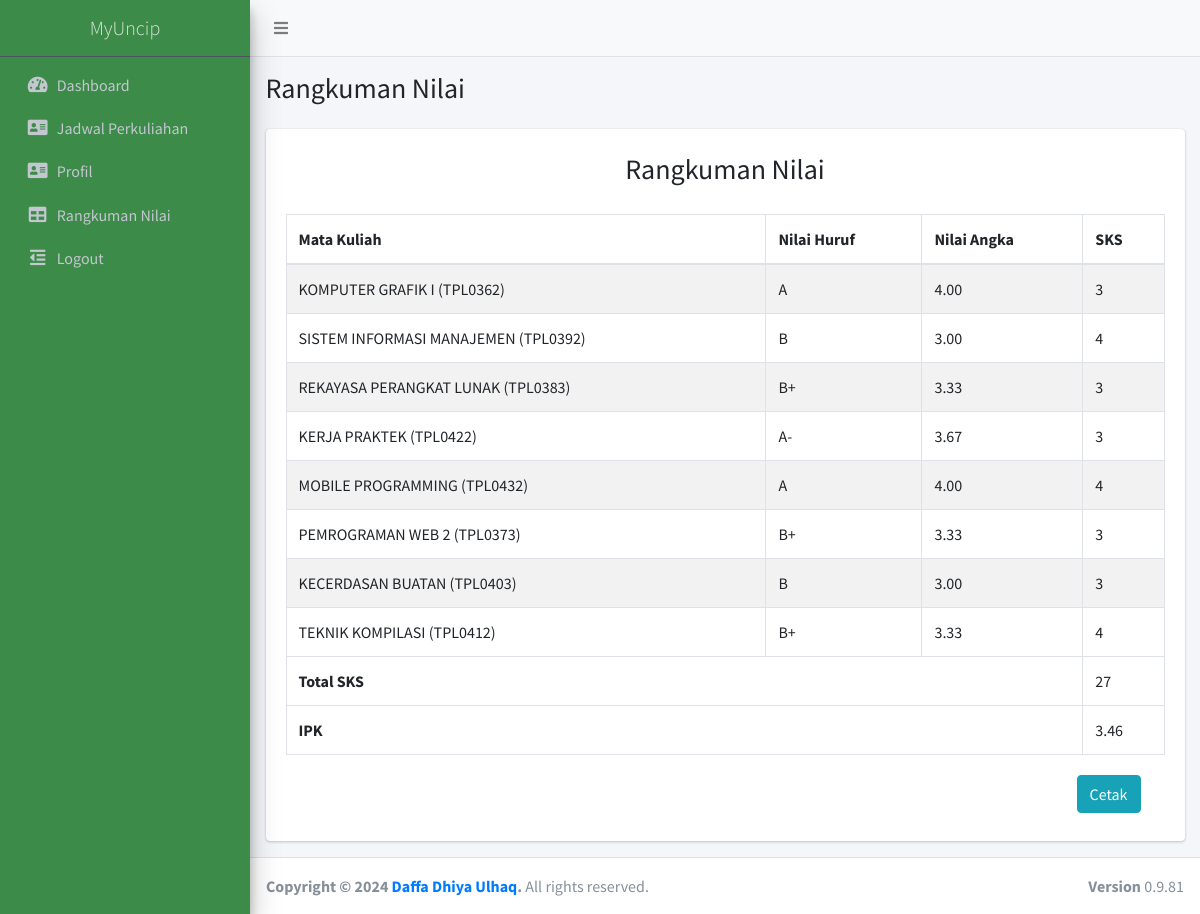
Screenshot of /mahasiswa/nilaiMhs.php (signed in) with the database file from the repository.
### tables this page shows
CREATE TABLE `nilai` (
  `id` int(11) NOT NULL,
  `idMahasiswa` int(11) DEFAULT NULL,
  `idMatakuliah` int(11) DEFAULT NULL,
  `nilaiHuruf` varchar(2) DEFAULT NULL,
  `nilaiAngka` decimal(5,2) DEFAULT NULL,
  `sks` int(11) DEFAULT NULL
);

CREATE TABLE `matakuliah` (
  `id` int(11) NOT NULL,
  `kodeMK` varchar(10) NOT NULL,
  `namaMK` varchar(100) NOT NULL,
  `jumlahSks` int(11) NOT NULL
);

### mahasiswa/nilaiMhs.php (the view, shortened to what this page needs)
<?php
include "../koneksi.php";
$id_mahasiswa = $_SESSION['idMahasiswa'];
$query = "SELECT m.kodeMK, m.namaMK, n.nilaiHuruf, n.nilaiAngka, n.sks
          FROM nilai n
          INNER JOIN matakuliah m ON n.idMatakuliah = m.id
          WHERE n.idMahasiswa = '$id_mahasiswa'";
$result = mysqli_query($con, $query);
$total_sks = 0;
$total_nilai = 0;
include "../template/header.php";
include "sidebarMhs.php";
include "topbar.php";
?>
<div class="content-wrapper">
    <section class="content-header">
        <div class="container-fluid">
            <div class="row">
                <div class="col-sm-6">
                    <h3>Rangkuman Nilai</h3>
                </div>
            </div>
        </div>
    </section>
    <section class="content">
        <div class="container-fluid">
            <div class="row">
                <div class="col">
                    <div class="card">
                        <div class="row-sm-6 mt-4">
                            <h3 class="text-center">Rangkuman Nilai</h3>
                        </div>
                        <div class="card-body">
                            <div class="table-responsive">
                                <table class="table table-bordered table-striped">
                                    <thead>
                                        <tr>
                                            <th>Mata Kuliah</th>
                                            <th>Nilai Huruf</th>
                                            <th>Nilai Angka</th>
                                            <th>SKS</th>
                                        </tr>
                                    </thead>
                                    <tbody>
                                        <?php
                                        while ($row = mysqli_fetch_assoc($result)) {
                                            echo "<tr>";
                                            echo "<td>{$row['namaMK']} ({$row['kodeMK']})</td>";
                                            echo "<td>{$row['nilaiHuruf']}</td>";
                                            echo "<td>{$row['nilaiAngka']}</td>";
                                            echo "<td>{$row['sks']}</td>";
                                            echo "</tr>";
                                            $total_nilai += ($row['nilaiAngka'] * $row['sks']);
                                            $total_sks += $row['sks'];
                                        }
                                        if ($total_sks > 0) {
                                            $ipk = number_format($total_nilai / $total_sks, 2);
                                        } else {
                                            $ipk = 0.00;
                                        }
                                        ?>
                                    </tbody>
                                    <tfoot>
                                        <tr>
                                            <th colspan="3">Total SKS</th>
                                            <td><?php echo $total_sks; ?></td>
                                        </tr>
                                        <tr>
                                            <th colspan="3">IPK</th>
                                            <td><?php echo $ipk; ?></td>
                                        </tr>
                                    </tfoot>
                                </table>
                            </div>
                            <div class="text-right mt-1 mb-2 mr-4">
                                <a class="btn btn-info" href="cetak_nilai.php">Cetak</a>
                            </div>
                        </div>
                    </div>
                </div>
            </div>
        </div>
    </section>
</div>
<?php
include "../template/footer.php";
?>

### rows the page displays
nilai: idMatakuliah.namaMK "KOMPUTER GRAFIK I", idMatakuliah.kodeMK "TPL0362", nilaiHuruf "A", nilaiAngka "4.00", sks "3"
nilai: idMatakuliah.namaMK "SISTEM INFORMASI MANAJEMEN", idMatakuliah.kodeMK "TPL0392", nilaiHuruf "B", nilaiAngka "3.00", sks "4"
nilai: idMatakuliah.namaMK "REKAYASA PERANGKAT LUNAK", idMatakuliah.kodeMK "TPL0383", nilaiHuruf "B+", nilaiAngka "3.33", sks "3"
nilai: idMatakuliah.namaMK "KERJA PRAKTEK", idMatakuliah.kodeMK "TPL0422", nilaiHuruf "A-", nilaiAngka "3.67", sks "3"
nilai: idMatakuliah.namaMK "MOBILE PROGRAMMING", idMatakuliah.kodeMK "TPL0432", nilaiHuruf "A", nilaiAngka "4.00", sks "4"
nilai: idMatakuliah.namaMK "PEMROGRAMAN WEB 2", idMatakuliah.kodeMK "TPL0373", nilaiHuruf "B+", nilaiAngka "3.33", sks "3"
nilai: idMatakuliah.namaMK "KECERDASAN BUATAN", idMatakuliah.kodeMK "TPL0403", nilaiHuruf "B", nilaiAngka "3.00", sks "3"
nilai: idMatakuliah.namaMK "TEKNIK KOMPILASI", idMatakuliah.kodeMK "TPL0412", nilaiHuruf "B+", nilaiAngka "3.33", sks "4"

### other values shown
$total_sks "27"
$ipk "3.46"
